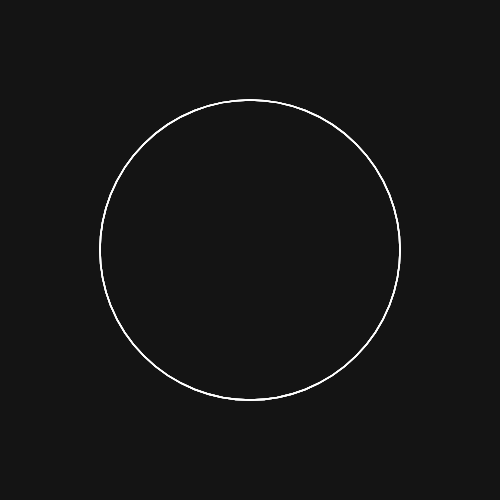
Frame 1 (no input)
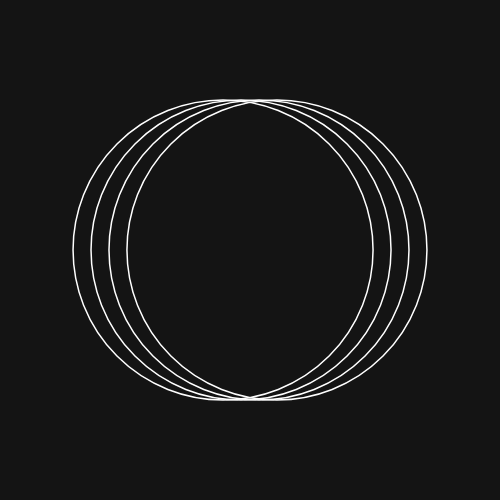
Frame 60 (no input)
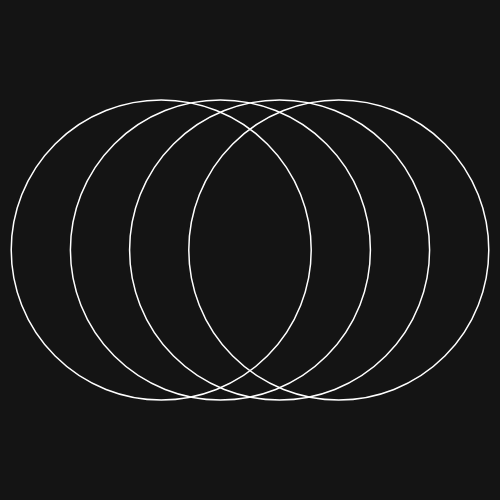
Frame 120 (the mouse pressed at the canvas centre since frame 60)

The p5.js sketch that drew these frames (run headless with seeded random() and noise() and a simulated clock; from frame 60 on, the mouse is pressed at the canvas centre):

// p5.js sketch
// ── sketch.js
///sketch.js - buy_side



/// 2. BUY-SIDE

let t = 0;
let phase = 0;
let totalDuration = 7 * 60; // 7 segundos em frames (~60fps)
let phasesCount = 3;
let durationPerPhase = totalDuration / phasesCount;

let circlePositions = [-1.5, -0.5, 0.5, 1.5];
let baseRadius = 150; // raio para círculo de ~300px diâmetro
let maxOffset = 60;   // distância máxima para expansão lateral

function setup() {
  createCanvas(500, 500);
  noFill();
  stroke(255);
  strokeWeight(1.5);
}

function draw() {
  background(20);
  translate(width / 2, height / 2);

  // Calcula progresso na fase atual [0..1]
  let progress = constrain((t % durationPerPhase) / durationPerPhase, 0, 1);
  let eased = easeInOutCubic(progress);

  if (phase === 0) {
    // Fase 0: círculos expandem lateralmente
    let offset = eased * maxOffset;
    for (let i = 0; i < 4; i++) {
      let x = circlePositions[i] * offset;
      ellipse(x, 0, baseRadius * 2);
    }
  } else if (phase === 1) {
    // Fase 1: círculos retornam ao centro
    let offset = (1 - eased) * maxOffset;
    for (let i = 0; i < 4; i++) {
      let x = circlePositions[i] * offset;
      ellipse(x, 0, baseRadius * 2);
    }
  } else if (phase === 2) {
    // Fase 2: círculos concêntricos pulsam
    let pulse = 0.5 + 0.5 * sin(PI * progress); // varia de 1 → 0.5 → 1
    for (let i = 0; i < 4; i++) {
      let scale = 1 - i * 0.2 * pulse;
      ellipse(0, 0, baseRadius * 2 * scale);
    }
  }

  // Atualiza tempo e controla mudança de fase
  t++;
  if (t % durationPerPhase === 0) {
    phase = (phase + 1) % phasesCount;
  }
}

// Easing cúbico suave
function easeInOutCubic(t) {
  return t < 0.5
    ? 4 * t * t * t
    : 1 - pow(-2 * t + 2, 3) / 2;
}

//// TEMPO TOTAL DA ANIMAÇÃO: 7s
